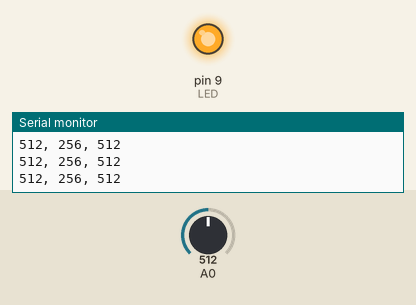
This sketch was run on a simulated Arduino Uno, built with avr-gcc and run on an emulated ATmega328P. Shown: output pins drawn as LEDs (lit = HIGH), the last lines printed to the serial monitor. Inputs (shaded band) come from the test bench; at power-on: A0 = 512.

Above: at 1.2 s.
1.3 s: A0 set to 1023
At 2.5 s:
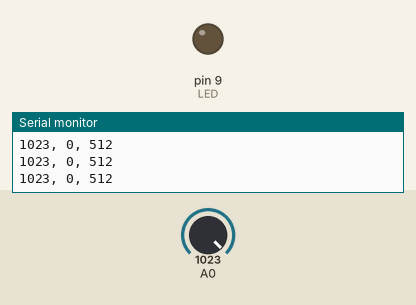
2.8 s: A0 set to 992
At 3.2 s:
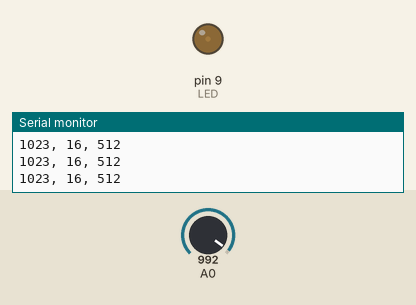
4.3 s: A0 set to 716
At 4.8 s:
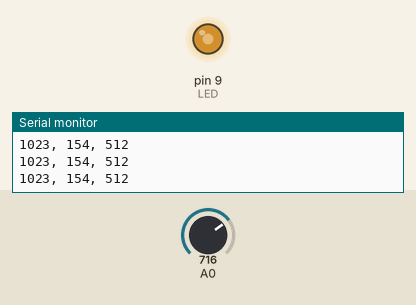
5.8 s: A0 set to 511
At 7.0 s:
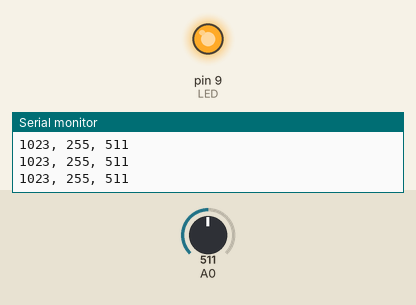
Timing chart, 0 to 8.3 s (numbered marks = the images above; inputs shaded):
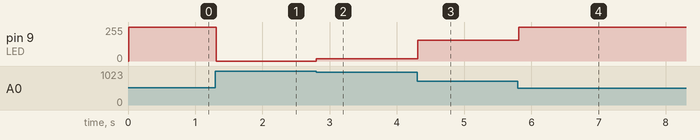

Measured:
- after the input at 1.3 s, pin 9 (LED): 255/255 → 0/255 at once
- after the input at 2.8 s, pin 9 (LED): 0/255 → 16/255 at once
- after the input at 4.3 s, pin 9 (LED): 16/255 → 154/255 at once
- after the input at 5.8 s, pin 9 (LED): 154/255 → 255/255 at once

The sketch:

simple_Analog_Signal_2.ino
```cpp
const int LED           = 9;
const int LED_MAX       = 255;
const int LED_MIN       = 0;
const int LED_CHECK_VAL = 10;
const int DELAY_VAL     = 10;

int maxVal;
int minVal;

void setup()
{
  Serial.begin(9600);
  pinMode(LED, OUTPUT);

  maxVal = 0;
  minVal = 1023;
  analogWrite(LED, 0);
}

void loop()
{
  int light = analogRead(A0);
  if (maxVal < light)
  {
    maxVal = light;
  }
  else if(minVal > light)
  {
    minVal = light;
  }

  int output = LED_MAX - map(light, minVal, maxVal, LED_MIN, LED_MAX);

  if (output > LED_CHECK_VAL)
  {
    analogWrite(LED, output);
    delay(DELAY_VAL);
  }
  else
  {
    analogWrite(LED, LED_MIN);
    delay(DELAY_VAL);
    output = LED_MIN;
  }

  Serial.print(maxVal);
  Serial.print(", ");
  Serial.print(output);
  Serial.print(", ");
  Serial.println(minVal);
}
```
